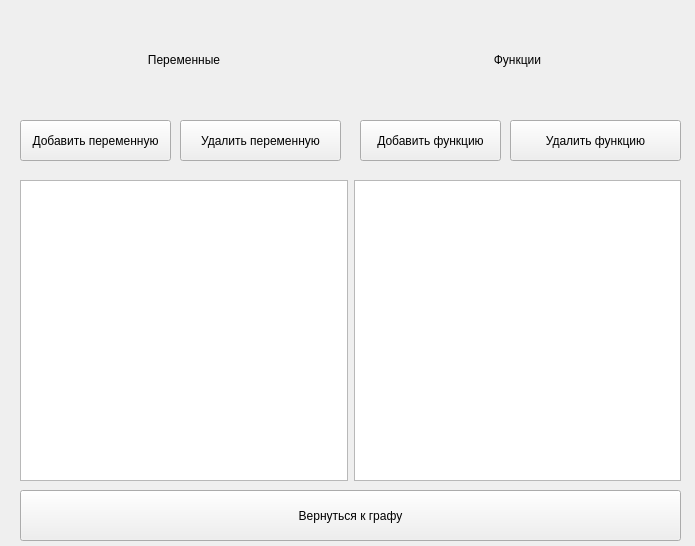
<?xml version="1.0" encoding="UTF-8"?>
<ui version="4.0">
 <class>varsWin</class>
 <widget class="QMainWindow" name="varsWin">
  <property name="geometry">
   <rect>
    <x>0</x>
    <y>0</y>
    <width>695</width>
    <height>546</height>
   </rect>
  </property>
  <property name="windowTitle">
   <string>MainWindow</string>
  </property>
  <widget class="QWidget" name="centralwidget">
   <widget class="QWidget" name="horizontalLayoutWidget">
    <property name="geometry">
     <rect>
      <x>20</x>
      <y>20</y>
      <width>661</width>
      <height>80</height>
     </rect>
    </property>
    <layout class="QHBoxLayout" name="horizontalLayout">
     <item>
      <widget class="QLabel" name="label">
       <property name="text">
        <string>Переменные</string>
       </property>
       <property name="alignment">
        <set>Qt::AlignCenter</set>
       </property>
      </widget>
     </item>
     <item>
      <widget class="QLabel" name="label_2">
       <property name="text">
        <string>Функции</string>
       </property>
       <property name="alignment">
        <set>Qt::AlignCenter</set>
       </property>
      </widget>
     </item>
    </layout>
   </widget>
   <widget class="QWidget" name="horizontalLayoutWidget_2">
    <property name="geometry">
     <rect>
      <x>20</x>
      <y>180</y>
      <width>661</width>
      <height>301</height>
     </rect>
    </property>
    <layout class="QHBoxLayout" name="horizontalLayout_2">
     <item>
      <widget class="QListWidget" name="varsList"/>
     </item>
     <item>
      <widget class="QListWidget" name="funcsList"/>
     </item>
    </layout>
   </widget>
   <widget class="QPushButton" name="addVarButt">
    <property name="geometry">
     <rect>
      <x>20</x>
      <y>120</y>
      <width>151</width>
      <height>41</height>
     </rect>
    </property>
    <property name="text">
     <string>Добавить переменную</string>
    </property>
   </widget>
   <widget class="QPushButton" name="delVarButt">
    <property name="geometry">
     <rect>
      <x>180</x>
      <y>120</y>
      <width>161</width>
      <height>41</height>
     </rect>
    </property>
    <property name="text">
     <string>Удалить переменную</string>
    </property>
   </widget>
   <widget class="QPushButton" name="addFuncButt">
    <property name="geometry">
     <rect>
      <x>360</x>
      <y>120</y>
      <width>141</width>
      <height>41</height>
     </rect>
    </property>
    <property name="text">
     <string>Добавить функцию</string>
    </property>
   </widget>
   <widget class="QPushButton" name="delFuncButt">
    <property name="geometry">
     <rect>
      <x>510</x>
      <y>120</y>
      <width>171</width>
      <height>41</height>
     </rect>
    </property>
    <property name="text">
     <string>Удалить функцию</string>
    </property>
   </widget>
   <widget class="QPushButton" name="leaveToMainButt">
    <property name="geometry">
     <rect>
      <x>20</x>
      <y>490</y>
      <width>661</width>
      <height>51</height>
     </rect>
    </property>
    <property name="text">
     <string>Вернуться к графу</string>
    </property>
   </widget>
  </widget>
 </widget>
 <resources/>
 <connections/>
</ui>
